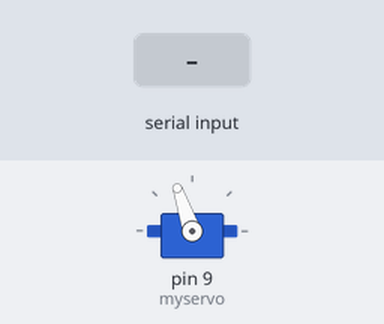
Recording of a program running on a simulated Arduino Nano, built with avr-gcc and run on an emulated ATmega328P. On the bench: servo. Inputs (shaded band) come from the test bench. What the program prints to the serial monitor is not drawn.

Above: at 1.2 s.
1.3 s: "90,45\n" received over Serial
At 1.47 s:
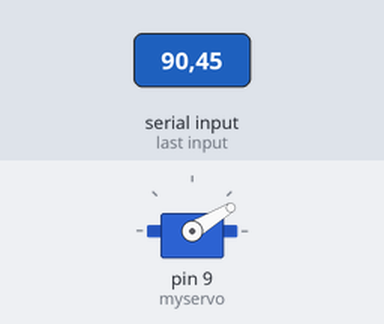
4.3 s: "30,150\n" received over Serial
At 4.47 s:
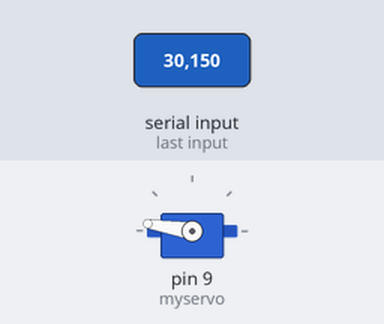
Timing chart, 0 to 16.3 s (numbered marks = the images above; inputs shaded):
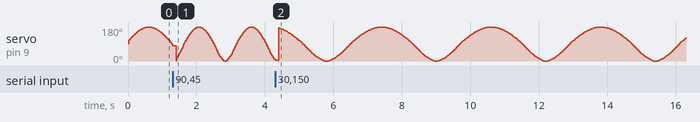

The program:

main.cpp
```cpp
#include <Arduino.h>
#include <Servo.h>

Servo myservo;
String incomingString;
int oscRate = 50;
int cnt = 0;

void setup() {
  // put your setup code here, to run once:
  myservo.attach(9);

  Serial.begin(9600);
  Serial.setTimeout(100);
}
void loop() {
  cnt++;
  if (Serial.available() > 0) {
      incomingString = Serial.readString();
      oscRate = incomingString.toInt();

      if(oscRate >= 180){
        oscRate = 180;
      }
      else if(oscRate <= 0) {
        oscRate = 0;
      }
  }
  // put your main code here, to run repeatedly:
  int degs = (sin((oscRate/2.5+10)*cnt*0.0004)*90 + 90);

  Serial.println(degs);
  myservo.write(degs);
}
```
